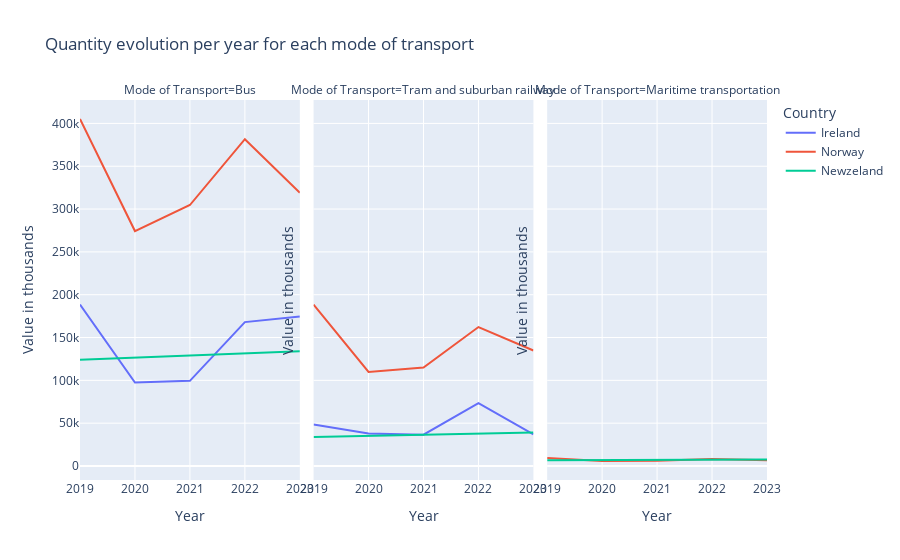

The notebook cell saved with this chart:
### Code cell
# Create a dynamic plot using Plotly Express
fig = px.line(Transport_1, x='Year', y='VALUE', color='Country', facet_col='Mode of Transport',
              title='Quantity evolution per year for each mode of transport')

fig.update_yaxes(title_text='Value in thousands ')

### Figure 1 — Plotly figure (JSON) as saved in the notebook; plotly's stock layout.template omitted (floating-point values rounded to 4 significant figures)
{"data": [{"hovertemplate": "Country=Ireland<br>Mode of Transport=Bus<br>Year=%{x}<br>VALUE=%{y}<extra></extra>", "legendgroup": "Ireland", "line": {"color": "#636efa", "dash": "solid"}, "marker": {"symbol": "circle"}, "mode": "lines", "name": "Ireland", "orientation": "v", "showlegend": true, "type": "scatter", "x": [2019, 2020, 2021, 2022, 2023], "xaxis": "x", "y": [188554, 97520, 99409, 167990, 174485], "yaxis": "y"}, {"hovertemplate": "Country=Ireland<br>Mode of Transport=Tram and suburban railway<br>Year=%{x}<br>VALUE=%{y}<extra></extra>", "legendgroup": "Ireland", "line": {"color": "#636efa", "dash": "solid"}, "marker": {"symbol": "circle"}, "mode": "lines", "name": "Ireland", "orientation": "v", "showlegend": false, "type": "scatter", "x": [2019, 2020, 2021, 2022, 2023], "xaxis": "x2", "y": [48345, 37954, 36551, 73401, 37018], "yaxis": "y2"}, {"hovertemplate": "Country=Norway<br>Mode of Transport=Bus<br>Year=%{x}<br>VALUE=%{y}<extra></extra>", "legendgroup": "Norway", "line": {"color": "#EF553B", "dash": "solid"}, "marker": {"symbol": "circle"}, "mode": "lines", "name": "Norway", "orientation": "v", "showlegend": true, "type": "scatter", "x": ["2019", "2020", "2021", "2022", "2023"], "xaxis": "x", "y": [405152, 274325, 304718, 381568, 319133], "yaxis": "y"}, {"hovertemplate": "Country=Norway<br>Mode of Transport=Tram and suburban railway<br>Year=%{x}<br>VALUE=%{y}<extra></extra>", "legendgroup": "Norway", "line": {"color": "#EF553B", "dash": "solid"}, "marker": {"symbol": "circle"}, "mode": "lines", "name": "Norway", "orientation": "v", "showlegend": false, "type": "scatter", "x": ["2019", "2020", "2021", "2022", "2023"], "xaxis": "x2", "y": [188479, 109781, 114956, 162245, 134882], "yaxis": "y2"}, {"hovertemplate": "Country=Norway<br>Mode of Transport=Maritime transportation<br>Year=%{x}<br>VALUE=%{y}<extra></extra>", "legendgroup": "Norway", "line": {"color": "#EF553B", "dash": "solid"}, "marker": {"symbol": "circle"}, "mode": "lines", "name": "Norway", "orientation": "v", "showlegend": false, "type": "scatter", "x": ["2019", "2020", "2021", "2022", "2023"], "xaxis": "x3", "y": [9372, 5840, 6028, 8188, 6580], "yaxis": "y3"}, {"hovertemplate": "Country=Newzeland<br>Mode of Transport=Bus<br>Year=%{x}<br>VALUE=%{y}<extra></extra>", "legendgroup": "Newzeland", "line": {"color": "#00cc96", "dash": "solid"}, "marker": {"symbol": "circle"}, "mode": "lines", "name": "Newzeland", "orientation": "v", "showlegend": true, "type": "scatter", "x": [2019, 2020, 2021, 2022, 2023], "xaxis": "x", "y": [124000.0, 126500.0, 129000.0, 131400.0, 133900.0], "yaxis": "y"}, {"hovertemplate": "Country=Newzeland<br>Mode of Transport=Tram and suburban railway<br>Year=%{x}<br>VALUE=%{y}<extra></extra>", "legendgroup": "Newzeland", "line": {"color": "#00cc96", "dash": "solid"}, "marker": {"symbol": "circle"}, "mode": "lines", "name": "Newzeland", "orientation": "v", "showlegend": false, "type": "scatter", "x": [2019, 2020, 2021, 2022, 2023], "xaxis": "x2", "y": [33910.0, 35180.0, 36460.0, 37740.0, 39020.0], "yaxis": "y2"}, {"hovertemplate": "Country=Newzeland<br>Mode of Transport=Maritime transportation<br>Year=%{x}<br>VALUE=%{y}<extra></extra>", "legendgroup": "Newzeland", "line": {"color": "#00cc96", "dash": "solid"}, "marker": {"symbol": "circle"}, "mode": "lines", "name": "Newzeland", "orientation": "v", "showlegend": false, "type": "scatter", "x": [2019, 2020, 2021, 2022, 2023], "xaxis": "x3", "y": [6825.0, 7003.0, 7181.0, 7359.0, 7538.0], "yaxis": "y3"}], "layout": {"annotations": [{"font": {}, "showarrow": false, "text": "Mode of Transport=Bus", "x": 0.16, "xanchor": "center", "xref": "paper", "y": 1, "yanchor": "bottom", "yref": "paper"}, {"font": {}, "showarrow": false, "text": "Mode of Transport=Tram and suburban railway", "x": 0.5, "xanchor": "center", "xref": "paper", "y": 1, "yanchor": "bottom", "yref": "paper"}, {"font": {}, "showarrow": false, "text": "Mode of Transport=Maritime transportation", "x": 0.84, "xanchor": "center", "xref": "paper", "y": 1, "yanchor": "bottom", "yref": "paper"}], "legend": {"title": {"text": "Country"}, "tracegroupgap": 0}, "title": {"text": "Quantity evolution per year for each mode of transport"}, "xaxis": {"anchor": "y", "domain": [0, 0.32], "title": {"text": "Year"}}, "xaxis2": {"anchor": "y2", "domain": [0.34, 0.66], "matches": "x", "title": {"text": "Year"}}, "xaxis3": {"anchor": "y3", "domain": [0.68, 1.0], "matches": "x", "title": {"text": "Year"}}, "yaxis": {"anchor": "x", "domain": [0, 1], "title": {"text": "Value in thousands "}}, "yaxis2": {"anchor": "x2", "domain": [0, 1], "matches": "y", "showticklabels": false, "title": {"text": "Value in thousands "}}, "yaxis3": {"anchor": "x3", "domain": [0, 1], "matches": "y", "showticklabels": false, "title": {"text": "Value in thousands "}}}}
